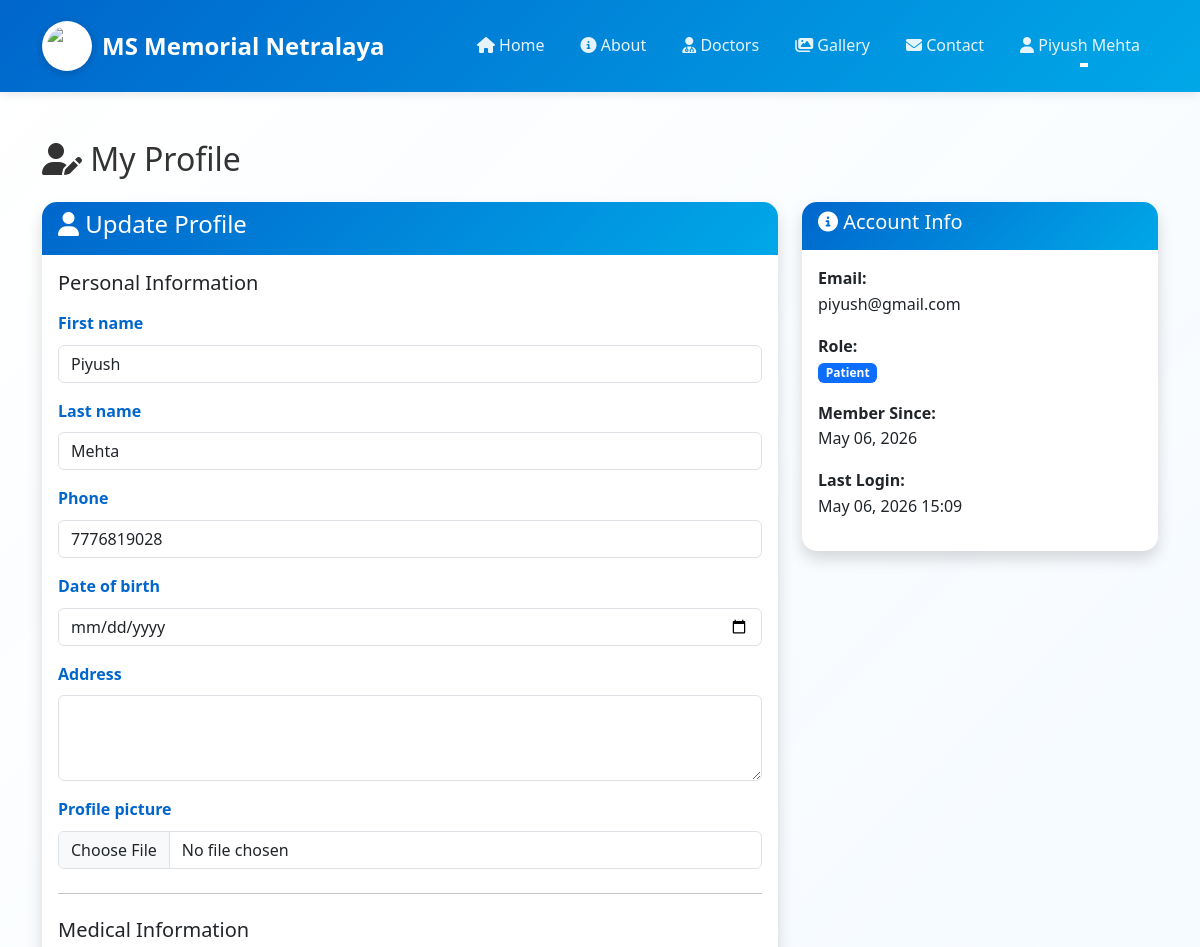
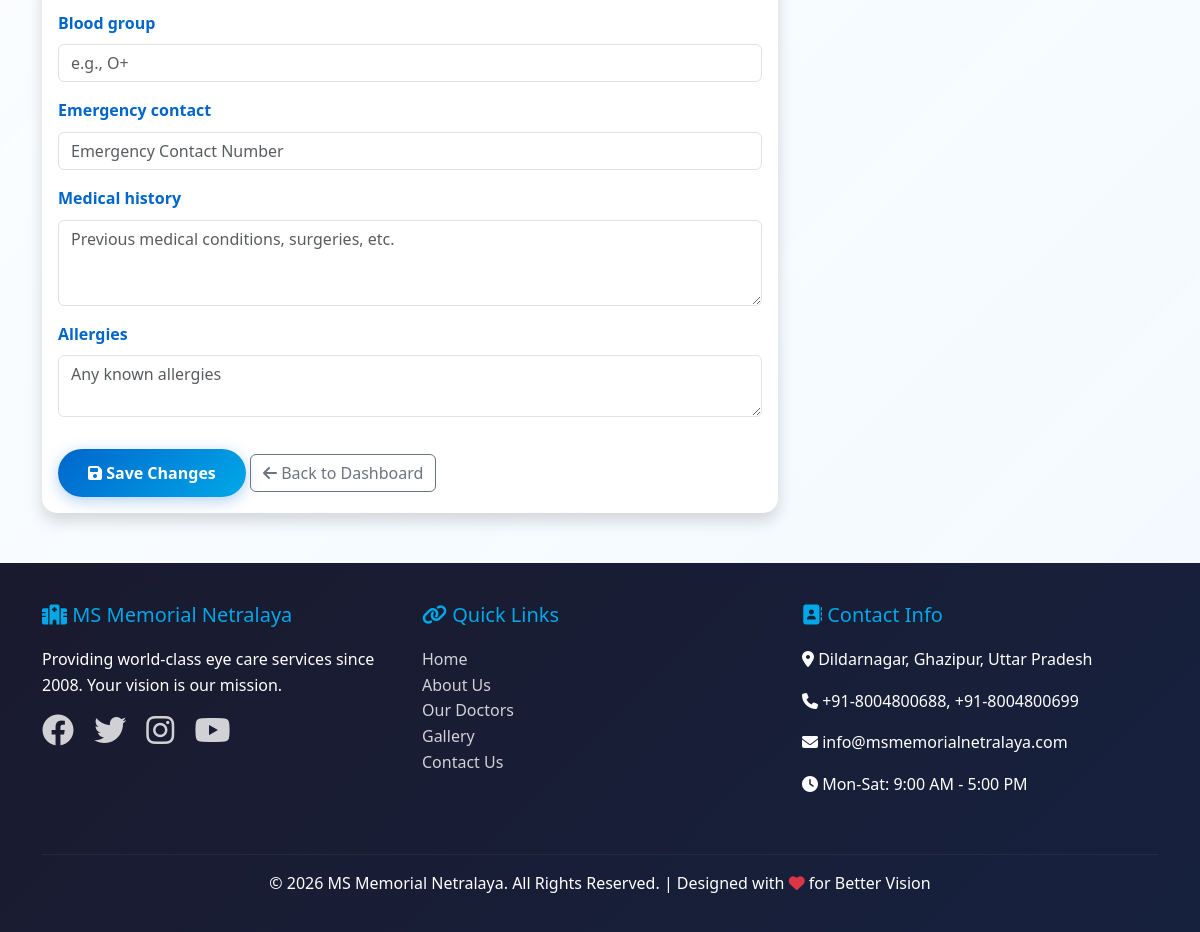
Page /accounts/profile/ (signed in) on the committed database (2 pictures, top to bottom).
### accounts/models.py (models this page shows, shortened)
class User(AbstractUser):
    ROLE_CHOICES = (
        ('ADMIN', 'Admin'),
        ('DOCTOR', 'Doctor'),
        ('PATIENT', 'Patient'),
    )
    username = None  # Remove username field
    email = models.EmailField(unique=True, verbose_name='Email Address')
    role = models.CharField(max_length=10, choices=ROLE_CHOICES, default='PATIENT')
    phone = models.CharField(max_length=15, blank=True, null=True)
    date_of_birth = models.DateField(blank=True, null=True)
    address = models.TextField(blank=True, null=True)
    profile_picture = models.ImageField(upload_to='profiles/', blank=True, null=True)
    created_at = models.DateTimeField(auto_now_add=True)
    updated_at = models.DateTimeField(auto_now=True)
    USERNAME_FIELD = 'email'
    REQUIRED_FIELDS = ['first_name', 'last_name']
    objects = UserManager()
    class Meta:
        verbose_name = 'User'
        verbose_name_plural = 'Users'
        ordering = ['-created_at']
    def get_full_name(self):
        return f"{self.first_name} {self.last_name}".strip() or self.email
    @property
    def is_admin(self):
        return self.role == 'ADMIN' or self.is_superuser
    @property
    def is_doctor(self):
        return self.role == 'DOCTOR'
    @property
    def is_patient(self):
        return self.role == 'PATIENT'

class Patient(models.Model):
    user = models.OneToOneField(User, on_delete=models.CASCADE, related_name='patient_profile')
    blood_group = models.CharField(max_length=5, blank=True, null=True)
    emergency_contact = models.CharField(max_length=15, blank=True, null=True)
    medical_history = models.TextField(blank=True, null=True)
    allergies = models.TextField(blank=True, null=True)
    class Meta:
        verbose_name = 'Patient Profile'
        verbose_name_plural = 'Patient Profiles'

### accounts/views.py (the view)
# urls.py: path('profile/', views.profile_view, name='profile'),
@login_required
def profile_view(request):
    if request.method == 'POST':
        user_form = ProfileUpdateForm(request.POST, request.FILES, instance=request.user)
        if request.user.is_patient:
            patient_profile, created = Patient.objects.get_or_create(user=request.user)
            patient_form = PatientProfileUpdateForm(request.POST, instance=patient_profile)
            if user_form.is_valid() and patient_form.is_valid():
                user_form.save()
                patient_form.save()
                messages.success(request, 'Profile updated successfully!')
                return redirect('accounts:profile')
        else:
            if user_form.is_valid():
                user_form.save()
                messages.success(request, 'Profile updated successfully!')
                return redirect('accounts:profile')
    else:
        user_form = ProfileUpdateForm(instance=request.user)
        if request.user.is_patient:
            patient_profile, created = Patient.objects.get_or_create(user=request.user)
            patient_form = PatientProfileUpdateForm(instance=patient_profile)
        else:
            patient_form = None
    context = {
        'user_form': user_form,
        'patient_form': patient_form,
    }
    return render(request, 'accounts/profile.html', context)

### accounts/forms.py
class ProfileUpdateForm(forms.ModelForm):
    class Meta:
        model = User
        fields = ['first_name', 'last_name', 'phone', 'date_of_birth', 'address', 'profile_picture']
        widgets = {
            'first_name': forms.TextInput(attrs={'class': 'form-control'}),
            'last_name': forms.TextInput(attrs={'class': 'form-control'}),
            'phone': forms.TextInput(attrs={'class': 'form-control'}),
            'date_of_birth': forms.DateInput(attrs={'class': 'form-control', 'type': 'date'}),
            'address': forms.Textarea(attrs={'class': 'form-control', 'rows': 3}),
            'profile_picture': forms.FileInput(attrs={'class': 'form-control'}),
        }

class PatientProfileUpdateForm(forms.ModelForm):
    class Meta:
        model = Patient
        fields = ['blood_group', 'emergency_contact', 'medical_history', 'allergies']
        widgets = {
            'blood_group': forms.TextInput(attrs={'class': 'form-control', 'placeholder': 'e.g., O+'}),
            'emergency_contact': forms.TextInput(attrs={'class': 'form-control', 'placeholder': 'Emergency Contact Number'}),
            'medical_history': forms.Textarea(attrs={'class': 'form-control', 'rows': 3, 'placeholder': 'Previous medical conditions, surgeries, etc.'}),
            'allergies': forms.Textarea(attrs={'class': 'form-control', 'rows': 2, 'placeholder': 'Any known allergies'}),
        }

### templates/accounts/profile.html (shortened to what this page needs)
{% extends 'base.html' %}
{% load crispy_forms_tags %}
{% block content %}
<div class="container my-5">
    <h2 class="mb-4"><i class="fas fa-user-edit"></i> My Profile</h2>
    <div class="row">
        <div class="col-md-8">
            <div class="card shadow">
                <div class="card-header">
                    <h4><i class="fas fa-user"></i> Update Profile</h4>
                </div>
                <div class="card-body">
                    <form method="post" enctype="multipart/form-data">
                        <h5 class="mb-3">Personal Information</h5>
                        {{ user_form|crispy }}
                        {% if patient_form %}
                            <hr class="my-4">
                            <h5 class="mb-3">Medical Information</h5>
                            {{ patient_form|crispy }}
                        {% endif %}
                        <button type="submit" class="btn btn-primary mt-3">
                            <i class="fas fa-save"></i> Save Changes
                        </button>
                        <a href="{% if user.is_patient %}{% url 'accounts:patient_dashboard' %}{% elif user.is_doctor %}{% url 'doctors:doctor_dashboard' %}{% else %}{% url 'core:admin_dashboard' %}{% endif %}"
                           class="btn btn-outline-secondary mt-3">
                            <i class="fas fa-arrow-left"></i> Back to Dashboard
                        </a>
                    </form>
                </div>
            </div>
        </div>
        <div class="col-md-4">
            <div class="card shadow">
                <div class="card-header">
                    <h5><i class="fas fa-info-circle"></i> Account Info</h5>
                </div>
                <div class="card-body">
                    <p><strong>Email:</strong><br>{{ user.email }}</p>
                    <p><strong>Role:</strong><br>
                        <span class="badge bg-primary">{{ user.get_role_display }}</span>
                    </p>
                    <p><strong>Member Since:</strong><br>{{ user.created_at|date:"F d, Y" }}</p>
                    <p><strong>Last Login:</strong><br>{{ user.last_login|date:"F d, Y H:i" }}</p>
                </div>
            </div>
        </div>
    </div>
</div>
{% endblock %}

### templates/base.html (shortened to what this page needs)
{% load static %}
<!DOCTYPE html>
<html lang="en">
<head>
    <link href="https://cdn.jsdelivr.net/npm/bootstrap@5.3.0/dist/css/bootstrap.min.css" rel="stylesheet">
    <link rel="stylesheet" href="https://cdnjs.cloudflare.com/ajax/libs/font-awesome/6.4.0/css/all.min.css">
    <link rel="stylesheet" href="{% static 'css/custom.css' %}">
</head>
<body>
    <nav class="navbar navbar-expand-lg navbar-dark sticky-top">
        <div class="container">
            <a class="navbar-brand" href="{% url 'core:home' %}">
                <img src="https://img.icons8.com/fluency/96/000000/visible.png" alt="Eye Logo" class="hospital-logo">
                <span>MS Memorial Netralaya</span>
            </a>
            <div class="collapse navbar-collapse" id="navbarNav">
                <ul class="navbar-nav ms-auto">
                    <li class="nav-item">
                        <a class="nav-link" href="{% url 'core:home' %}">
                            <i class="fas fa-home"></i> Home
                        </a>
                    </li>
                    <li class="nav-item">
                        <a class="nav-link" href="{% url 'core:about' %}">
                            <i class="fas fa-info-circle"></i> About
                        </a>
                    </li>
                    <li class="nav-item">
                        <a class="nav-link" href="{% url 'doctors:doctor_list' %}">
                            <i class="fas fa-user-md"></i> Doctors
                        </a>
                    </li>
                    <li class="nav-item">
                        <a class="nav-link" href="{% url 'doctors:gallery' %}">
                            <i class="fas fa-images"></i> Gallery
                        </a>
                    </li>
                    <li class="nav-item">
                        <a class="nav-link" href="{% url 'appointments:contact' %}">
                            <i class="fas fa-envelope"></i> Contact
                        </a>
                    </li>
                    {% if user.is_authenticated %}
                        <li class="nav-item dropdown">
                            <a class="nav-link dropdown-toggle" href="#" id="navbarDropdown" role="button" data-bs-toggle="dropdown">
                                <i class="fas fa-user"></i> {{ user.get_full_name }}
                            </a>
                        </li>
                    {% endif %}
                </ul>
            </div>
        </div>
    </nav>
    <main>
        {% block content %}{% endblock %}
    </main>
    <footer class="footer">
        <div class="container">
            <div class="row">
                <div class="col-md-4 mb-4">
                    <h5><i class="fas fa-hospital"></i> MS Memorial Netralaya</h5>
                    <p>Providing world-class eye care services since 2008. Your vision is our mission.</p>
                    <div class="mt-3">
                        <a href="#" class="me-3"><i class="fab fa-facebook fa-2x"></i></a>
                        <a href="#" class="me-3"><i class="fab fa-twitter fa-2x"></i></a>
                        <a href="#" class="me-3"><i class="fab fa-instagram fa-2x"></i></a>
                        <a href="#"><i class="fab fa-youtube fa-2x"></i></a>
                    </div>
                </div>
                <div class="col-md-4 mb-4">
                    <h5><i class="fas fa-link"></i> Quick Links</h5>
                    <ul class="list-unstyled">
                        <li><a href="{% url 'core:home' %}">Home</a></li>
                        <li><a href="{% url 'core:about' %}">About Us</a></li>
                        <li><a href="{% url 'doctors:doctor_list' %}">Our Doctors</a></li>
                        <li><a href="{% url 'doctors:gallery' %}">Gallery</a></li>
                        <li><a href="{% url 'appointments:contact' %}">Contact Us</a></li>
                    </ul>
                </div>
                <div class="col-md-4 mb-4">
                    <h5><i class="fas fa-address-book"></i> Contact Info</h5>
                    <p><i class="fas fa-map-marker-alt"></i> Dildarnagar, Ghazipur, Uttar Pradesh</p>
                    <p><i class="fas fa-phone"></i> +91-8004800688, +91-8004800699</p>
                    <p><i class="fas fa-envelope"></i> info@msmemorialnetralaya.com</p>
                    <p><i class="fas fa-clock"></i> Mon-Sat: 9:00 AM - 5:00 PM</p>
                </div>
            </div>
            <hr style="border-color: rgba(255,255,255,0.2);">
            <div class="text-center">
                <p>&copy; 2026 MS Memorial Netralaya. All Rights Reserved. | Designed with <i class="fas fa-heart text-danger"></i> for Better Vision</p>
            </div>
        </div>
    </footer>
</body>
</html>

### static/css/custom.css (style rules this page uses)
:root { --primary-color: #0066cc; --secondary-color: #00a8e8; --accent-color: #4CAF50; --dark-color: #1a1a2e; --light-color: #f8f9fa; --text-color: #333; --overlay-color: rgba(0, 102, 204, 0.85); }
* { margin: 0; padding: 0; box-sizing: border-box; }
body { font-family: 'Segoe UI', Tahoma, Geneva, Verdana, sans-serif; color: var(--text-color); line-height: 1.6; position: relative; }
.navbar { background: linear-gradient(135deg, var(--primary-color) 0%, var(--secondary-color) 100%) !important; box-shadow: 0 2px 10px rgba(0,0,0,0.1); padding: 1rem 0; }
.navbar-brand { font-size: 1.5rem; font-weight: bold; color: white !important; display: flex; align-items: center; gap: 10px; }
.hospital-logo { width: 50px; height: 50px; border-radius: 50%; background: white; padding: 5px; box-shadow: 0 2px 8px rgba(0,0,0,0.2); }
.navbar-nav .nav-link { color: rgba(255,255,255,0.9) !important; font-weight: 500; margin: 0 10px; transition: all 0.3s ease; position: relative; }
.navbar-nav .nav-link::after { content: ''; position: absolute; bottom: 0; left: 50%; width: 0; height: 2px; background: white; transition: all 0.3s ease; transform: translateX(-50%); }
.card { border: none; border-radius: 15px; box-shadow: 0 5px 20px rgba(0,0,0,0.1); transition: all 0.3s ease; background: white; overflow: hidden; }
.card-header { background: linear-gradient(135deg, var(--primary-color) 0%, var(--secondary-color) 100%); color: white; font-weight: bold; border: none; }
.btn-primary { background: linear-gradient(135deg, var(--primary-color) 0%, var(--secondary-color) 100%); border: none; padding: 12px 30px; border-radius: 25px; font-weight: 600; transition: all 0.3s ease; box-shadow: 0 4px 15px rgba(0,102,204,0.3); }
.footer { background: linear-gradient(135deg, var(--dark-color) 0%, #16213e 100%); color: white; padding: 40px 0 20px; margin-top: 50px; }
.footer h5 { color: var(--secondary-color); margin-bottom: 20px; }
.footer a { color: rgba(255,255,255,0.8); text-decoration: none; transition: all 0.3s ease; }
.form-label { font-weight: 600; color: var(--primary-color); }

### rows in the picture
User: get_full_name "Piyush Mehta", first_name "Piyush", last_name "Mehta", phone "7776819028", email "piyush@gmail.com", role "Patient", created_at "May 06, 2026", last_login "May 06, 2026 15:09"
